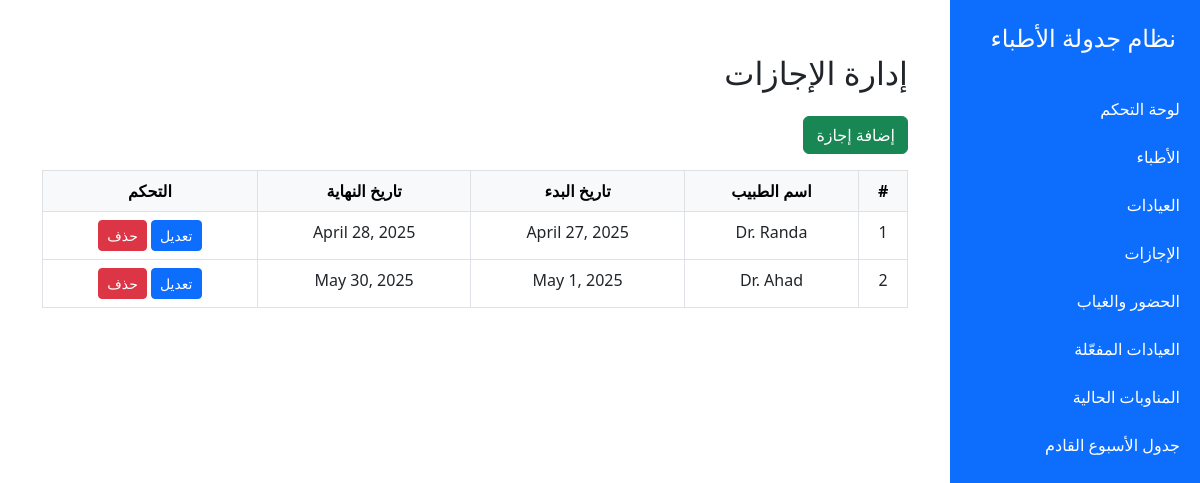
/dashboard/vacations/, run on an earlier commit of the app's database.
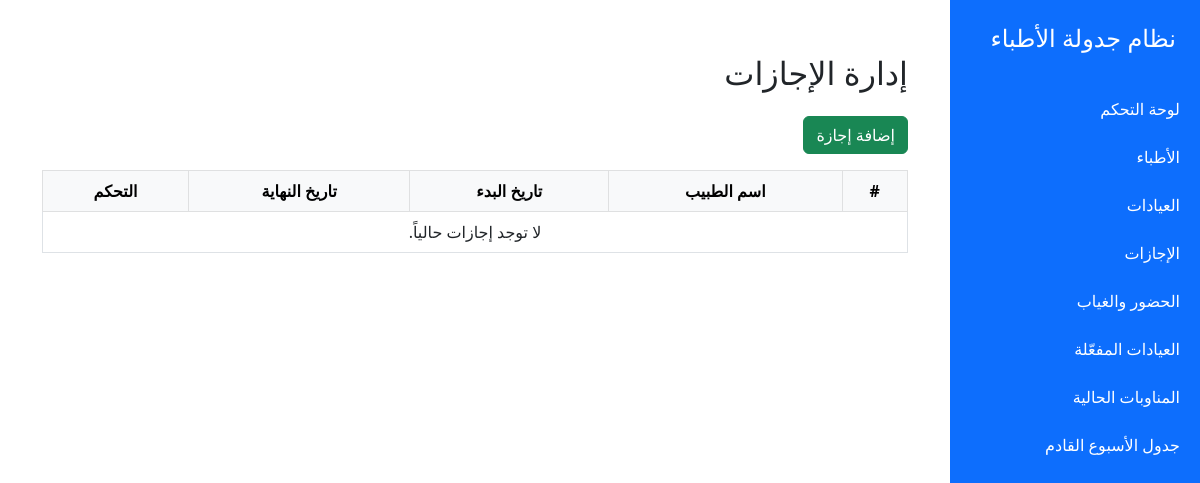
And on a later commit of the database.
### doctors_app/models.py (models this page shows, shortened)
class Vacation(models.Model):
    doctor = models.ForeignKey(Doctor, on_delete=models.CASCADE, verbose_name='الطبيب')
    start_date = models.DateField(verbose_name='تاريخ بدء الإجازة')
    end_date = models.DateField(verbose_name='تاريخ نهاية الإجازة')

class Doctor(models.Model):
    name = models.CharField(max_length=100, verbose_name='اسم الطبيب')
    specialty = models.CharField(max_length=100, verbose_name='التخصص')
    max_sessions = models.IntegerField(default=10, verbose_name='الحد الأقصى للجلسات')
    preferred_clinics = models.JSONField(default=list, blank=True, verbose_name='تفضيلات العيادات')
    preferred_days = models.JSONField(default=list, blank=True, verbose_name='تفضيلات الأيام مع الشيفت')  # ✅ List مش Dict
    unavailable_days = models.JSONField(default=list, blank=True, verbose_name='الأيام غير المتاحة مع الشيفت')  # ✅ List
    shift_preference = models.JSONField(default=list, blank=True, verbose_name='تفضيلات المناوبة')
    has_training = models.BooleanField(default=False, verbose_name='مدرب')

### doctors_app/views.py (the view)
# urls.py: path('vacations/', views.vacations_list, name='vacations_list'),
def vacations_list(request):
    vacations = Vacation.objects.select_related('doctor').all()
    return render(request, 'vacations_list.html', {'vacations': vacations})

### templates/vacations_list.html (shortened to what this page needs)
{% extends 'base.html' %}
{% block content %}
<div class="container">
  <h2 class="my-4">إدارة الإجازات</h2>
  <a href="{% url 'add_vacation' %}" class="btn btn-success mb-3">إضافة إجازة</a>
  <table class="table table-bordered text-center">
    <thead class="table-light">
      <tr>
        <th>#</th>
        <th>اسم الطبيب</th>
        <th>تاريخ البدء</th>
        <th>تاريخ النهاية</th>
        <th>التحكم</th>
      </tr>
    </thead>
    <tbody>
      {% for vacation in vacations %}
      <tr>
        <td>{{ forloop.counter }}</td>
        <td>{{ vacation.doctor.name }}</td>
        <td>{{ vacation.start_date }}</td>
        <td>{{ vacation.end_date }}</td>
        <td>
          <a href="{% url 'edit_vacation' vacation.id %}" class="btn btn-sm btn-primary">تعديل</a>
          <form method="post" action="{% url 'delete_vacation' vacation.id %}" style="display:inline;">
            <button type="submit" class="btn btn-sm btn-danger" onclick="return confirm('هل أنت متأكد من الحذف؟')">حذف</button>
          </form>
        </td>
      </tr>
      {% empty %}
      <tr><td colspan="5">لا توجد إجازات حالياً.</td></tr>
      {% endfor %}
    </tbody>
  </table>
</div>
{% endblock %}

What changed in the data, as far as the page shows it:
removed Vacation: doctor.name "Dr. Randa", start_date "April 27, 2025", end_date "April 28, 2025"
removed Vacation: doctor.name "Dr. Ahad", start_date "May 1, 2025", end_date "May 30, 2025"
Also different on the page:
text now shown: "لا توجد إجازات حالياً."
